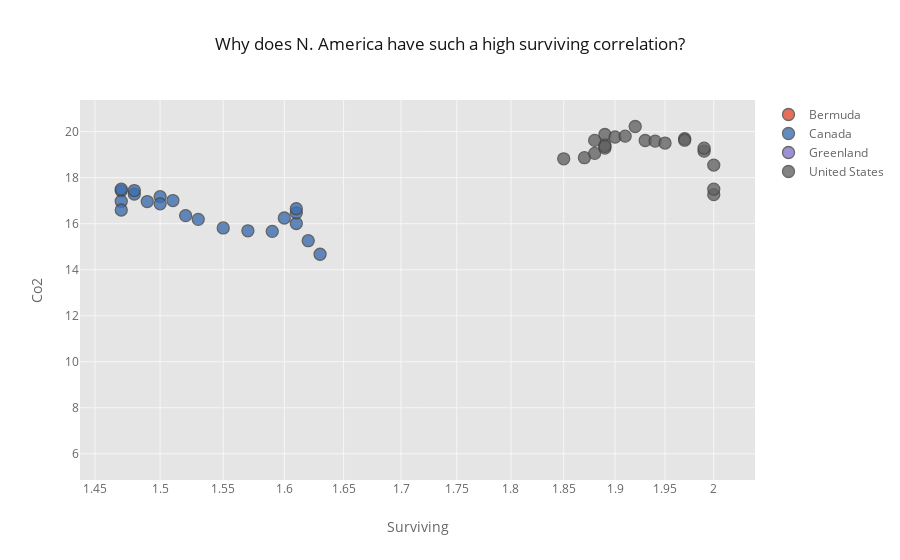

This figure's notebook cell:
### Markdown cell above
### Blame it on Canada!

Increasing use of Hydro electricity? Switch from oil to natural gas?

### Code cell
# investigate wierd correlations with Surviving Kids
#query = "sub_region=='Northern America' & year >=1990"
x = 'surviving'
y = 'CO2'
size = 'CO2_footprint'
cat_col = 'country'

df.query(query).iplot(kind='scatter', x=x, y=y, text='year',\
           xTitle=str.title(x), yTitle=str.title(y), categories=cat_col, logx=True,\
             title='Why does N. America have such a high surviving correlation?')

### Figure 1 — Plotly figure (JSON) as saved in the notebook; plotly's stock layout.template omitted (floating-point values rounded to 4 significant figures)
{"data": [{"marker": {"color": "rgba(226, 74, 51, 1.0)", "line": {"width": 1.3}, "opacity": 0.8, "size": 12, "symbol": "dot"}, "mode": "markers", "name": "Bermuda", "text": [1990, 1991, 1992, 1993, 1994, 1995, 1996, 1997, 1998, 1999, 2000, 2001, 2002, 2003, 2004, 2005, 2006, 2007, 2008, 2009, 2010], "textfont": {"color": "#666666"}, "type": "scatter", "x": [null, null, null, null, null, null, null, null, null, null, null, null, null, null, null, null, null, null, null, null, null], "y": [9.995, 8.473, 6.729, 7.9, 7.741, 7.584, 7.725, 7.689, 7.419, 7.913, 7.878, 7.843, 8.272, 8.007, 10.5, 6.918, 8.094, 8.015, 6.011, 7.186, 7.34]}, {"marker": {"color": "rgba(62, 111, 176, 1.0)", "line": {"width": 1.3}, "opacity": 0.8, "size": 12, "symbol": "dot"}, "mode": "markers", "name": "Canada", "text": [1990, 1991, 1992, 1993, 1994, 1995, 1996, 1997, 1998, 1999, 2000, 2001, 2002, 2003, 2004, 2005, 2006, 2007, 2008, 2009, 2010, 2011, 2012], "textfont": {"color": "#666666"}, "type": "scatter", "x": [1.6, 1.61, 1.61, 1.61, 1.59, 1.57, 1.55, 1.53, 1.5, 1.49, 1.47, 1.47, 1.47, 1.47, 1.48, 1.48, 1.5, 1.51, 1.52, 1.62, 1.63, null, null], "y": [16.25, 16.01, 16.47, 16.65, 15.67, 15.69, 15.81, 16.19, 17.17, 16.96, 17.43, 16.97, 16.59, 17.5, 17.29, 17.44, 16.86, 17.0, 16.35, 15.26, 14.67, 14.81, 14.57]}, {"marker": {"color": "rgba(132, 118, 202, 1.0)", "line": {"width": 1.3}, "opacity": 0.8, "size": 12, "symbol": "dot"}, "mode": "markers", "name": "Greenland", "text": [1990, 1991, 1992, 1993, 1994, 1995, 1996, 1997, 1998, 1999, 2000, 2001, 2002, 2003, 2004, 2005, 2006, 2007, 2008, 2009, 2010], "textfont": {"color": "#666666"}, "type": "scatter", "x": [null, null, null, null, null, null, null, null, null, null, null, null, null, null, null, null, null, null, null, null, null], "y": [10.03, 9.873, 8.684, 9.02, 9.096, 9.098, 9.289, 9.406, 9.517, 9.687, 9.461, 9.558, 9.52, 9.353, 10.22, 10.64, 10.95, 10.75, 11.13, 9.726, 11.07]}, {"marker": {"color": "rgba(101, 101, 101, 1.0)", "line": {"width": 1.3}, "opacity": 0.8, "size": 12, "symbol": "dot"}, "mode": "markers", "name": "United States", "text": [1990, 1991, 1992, 1993, 1994, 1995, 1996, 1997, 1998, 1999, 2000, 2001, 2002, 2003, 2004, 2005, 2006, 2007, 2008, 2009, 2010, 2011, 2012], "textfont": {"color": "#666666"}, "type": "scatter", "x": [1.85, 1.87, 1.88, 1.89, 1.89, 1.89, 1.88, 1.89, 1.9, 1.91, 1.92, 1.93, 1.94, 1.95, 1.97, 1.97, 1.99, 1.99, 2, 2, 2, null, null], "y": [18.82, 18.87, 19.06, 19.28, 19.44, 19.36, 19.62, 19.88, 19.77, 19.8, 20.22, 19.61, 19.59, 19.5, 19.69, 19.63, 19.15, 19.28, 18.55, 17.26, 17.5, 16.98, 16.22]}], "layout": {"legend": {"bgcolor": "#FFFFFF", "font": {"color": "#666666"}}, "paper_bgcolor": "#FFFFFF", "plot_bgcolor": "#E5E5E5", "title": "Why does N. America have such a high surviving correlation?", "titlefont": {"color": "#151516"}, "xaxis1": {"gridcolor": "#F6F6F6", "showgrid": true, "tickfont": {"color": "#666666"}, "title": "Surviving", "titlefont": {"color": "#666666"}, "type": "log", "zerolinecolor": "#F6F6F6"}, "yaxis1": {"gridcolor": "#F6F6F6", "showgrid": true, "tickfont": {"color": "#666666"}, "title": "Co2", "titlefont": {"color": "#666666"}, "zerolinecolor": "#F6F6F6"}}}
